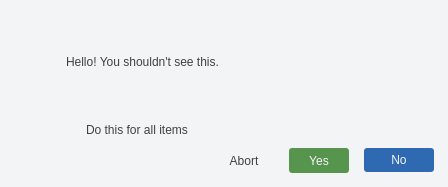
<?xml version="1.0" encoding="UTF-8"?>
<ui version="4.0">
 <class>Dialog</class>
 <widget class="QDialog" name="Dialog">
  <property name="geometry">
   <rect>
    <x>0</x>
    <y>0</y>
    <width>448</width>
    <height>187</height>
   </rect>
  </property>
  <property name="sizePolicy">
   <sizepolicy hsizetype="Preferred" vsizetype="Preferred">
    <horstretch>0</horstretch>
    <verstretch>0</verstretch>
   </sizepolicy>
  </property>
  <property name="minimumSize">
   <size>
    <width>400</width>
    <height>130</height>
   </size>
  </property>
  <property name="maximumSize">
   <size>
    <width>500</width>
    <height>500</height>
   </size>
  </property>
  <property name="windowTitle">
   <string>Dialog</string>
  </property>
  <property name="styleSheet">
   <string notr="true">* {
	background: transparent;
	border: none;
	color: #414141;
}

QPushButton:hover{
	background: #DBEAFE;
}

QFrame#container{
	background: #F3F4F6;
}</string>
  </property>
  <layout class="QVBoxLayout" name="verticalLayout">
   <property name="spacing">
    <number>0</number>
   </property>
   <property name="sizeConstraint">
    <enum>QLayout::SizeConstraint::SetMinimumSize</enum>
   </property>
   <property name="leftMargin">
    <number>0</number>
   </property>
   <property name="topMargin">
    <number>0</number>
   </property>
   <property name="rightMargin">
    <number>0</number>
   </property>
   <property name="bottomMargin">
    <number>0</number>
   </property>
   <item>
    <widget class="QFrame" name="container">
     <property name="sizePolicy">
      <sizepolicy hsizetype="Preferred" vsizetype="Preferred">
       <horstretch>0</horstretch>
       <verstretch>0</verstretch>
      </sizepolicy>
     </property>
     <property name="frameShape">
      <enum>QFrame::Shape::StyledPanel</enum>
     </property>
     <property name="frameShadow">
      <enum>QFrame::Shadow::Raised</enum>
     </property>
     <layout class="QHBoxLayout" name="horizontalLayout">
      <property name="sizeConstraint">
       <enum>QLayout::SizeConstraint::SetMinimumSize</enum>
      </property>
      <property name="leftMargin">
       <number>0</number>
      </property>
      <item>
       <widget class="QFrame" name="frame_2">
        <property name="sizePolicy">
         <sizepolicy hsizetype="Expanding" vsizetype="Preferred">
          <horstretch>0</horstretch>
          <verstretch>0</verstretch>
         </sizepolicy>
        </property>
        <property name="minimumSize">
         <size>
          <width>60</width>
          <height>0</height>
         </size>
        </property>
        <property name="maximumSize">
         <size>
          <width>60</width>
          <height>16777215</height>
         </size>
        </property>
        <property name="frameShape">
         <enum>QFrame::Shape::StyledPanel</enum>
        </property>
        <property name="frameShadow">
         <enum>QFrame::Shadow::Raised</enum>
        </property>
        <widget class="QLabel" name="icon">
         <property name="geometry">
          <rect>
           <x>10</x>
           <y>30</y>
           <width>40</width>
           <height>40</height>
          </rect>
         </property>
         <property name="text">
          <string/>
         </property>
         <property name="pixmap">
          <pixmap resource="../assets/icons.qrc">:/icons/icons/warning.svg</pixmap>
         </property>
         <property name="scaledContents">
          <bool>true</bool>
         </property>
        </widget>
       </widget>
      </item>
      <item>
       <widget class="QFrame" name="frame_3">
        <property name="sizePolicy">
         <sizepolicy hsizetype="Expanding" vsizetype="Preferred">
          <horstretch>0</horstretch>
          <verstretch>0</verstretch>
         </sizepolicy>
        </property>
        <property name="frameShape">
         <enum>QFrame::Shape::StyledPanel</enum>
        </property>
        <property name="frameShadow">
         <enum>QFrame::Shadow::Raised</enum>
        </property>
        <layout class="QVBoxLayout" name="verticalLayout_3">
         <property name="leftMargin">
          <number>0</number>
         </property>
         <property name="topMargin">
          <number>0</number>
         </property>
         <property name="rightMargin">
          <number>0</number>
         </property>
         <property name="bottomMargin">
          <number>0</number>
         </property>
         <item>
          <widget class="QScrollArea" name="scrollArea">
           <property name="widgetResizable">
            <bool>true</bool>
           </property>
           <widget class="QWidget" name="scrollAreaWidgetContents">
            <property name="geometry">
             <rect>
              <x>0</x>
              <y>0</y>
              <width>373</width>
              <height>106</height>
             </rect>
            </property>
            <property name="sizePolicy">
             <sizepolicy hsizetype="Expanding" vsizetype="Expanding">
              <horstretch>0</horstretch>
              <verstretch>0</verstretch>
             </sizepolicy>
            </property>
            <layout class="QVBoxLayout" name="verticalLayout_4">
             <property name="spacing">
              <number>0</number>
             </property>
             <property name="leftMargin">
              <number>0</number>
             </property>
             <property name="topMargin">
              <number>0</number>
             </property>
             <property name="rightMargin">
              <number>0</number>
             </property>
             <property name="bottomMargin">
              <number>0</number>
             </property>
             <item>
              <widget class="QLabel" name="text">
               <property name="sizePolicy">
                <sizepolicy hsizetype="Expanding" vsizetype="Preferred">
                 <horstretch>0</horstretch>
                 <verstretch>0</verstretch>
                </sizepolicy>
               </property>
               <property name="maximumSize">
                <size>
                 <width>16777215</width>
                 <height>16777215</height>
                </size>
               </property>
               <property name="text">
                <string>&lt;html&gt;&lt;head/&gt;&lt;body&gt;&lt;p&gt;Hello! You shouldn't see this.&lt;/p&gt;&lt;/body&gt;&lt;/html&gt;</string>
               </property>
               <property name="alignment">
                <set>Qt::AlignmentFlag::AlignLeading|Qt::AlignmentFlag::AlignLeft|Qt::AlignmentFlag::AlignVCenter</set>
               </property>
               <property name="wordWrap">
                <bool>true</bool>
               </property>
              </widget>
             </item>
            </layout>
           </widget>
          </widget>
         </item>
         <item>
          <widget class="QCheckBox" name="do_for_all">
           <property name="text">
            <string>Do this for all items</string>
           </property>
          </widget>
         </item>
         <item>
          <widget class="QFrame" name="frame_4">
           <property name="sizePolicy">
            <sizepolicy hsizetype="Expanding" vsizetype="Fixed">
             <horstretch>0</horstretch>
             <verstretch>0</verstretch>
            </sizepolicy>
           </property>
           <property name="minimumSize">
            <size>
             <width>0</width>
             <height>35</height>
            </size>
           </property>
           <property name="frameShape">
            <enum>QFrame::Shape::StyledPanel</enum>
           </property>
           <property name="frameShadow">
            <enum>QFrame::Shadow::Raised</enum>
           </property>
           <layout class="QHBoxLayout" name="horizontalLayout_2">
            <property name="spacing">
             <number>15</number>
            </property>
            <property name="leftMargin">
             <number>0</number>
            </property>
            <property name="topMargin">
             <number>0</number>
            </property>
            <property name="rightMargin">
             <number>5</number>
            </property>
            <property name="bottomMargin">
             <number>0</number>
            </property>
            <item>
             <spacer name="horizontalSpacer">
              <property name="orientation">
               <enum>Qt::Orientation::Horizontal</enum>
              </property>
              <property name="sizeHint" stdset="0">
               <size>
                <width>40</width>
                <height>20</height>
               </size>
              </property>
             </spacer>
            </item>
            <item>
             <widget class="QPushButton" name="abort_btn">
              <property name="minimumSize">
               <size>
                <width>60</width>
                <height>25</height>
               </size>
              </property>
              <property name="text">
               <string>Abort</string>
              </property>
             </widget>
            </item>
            <item>
             <widget class="QPushButton" name="yes_btn">
              <property name="minimumSize">
               <size>
                <width>60</width>
                <height>25</height>
               </size>
              </property>
              <property name="styleSheet">
               <string notr="true">padding: 5px;
background: #57954F;
color: #F3F4F6;
border-radius: 3px;</string>
              </property>
              <property name="text">
               <string>Yes</string>
              </property>
             </widget>
            </item>
            <item>
             <widget class="QPushButton" name="no_btn">
              <property name="minimumSize">
               <size>
                <width>70</width>
                <height>0</height>
               </size>
              </property>
              <property name="styleSheet">
               <string notr="true">padding: 5px;
background: #2F69B2;
color: #F3F4F6;
border-radius: 3px;</string>
              </property>
              <property name="text">
               <string>No</string>
              </property>
             </widget>
            </item>
           </layout>
          </widget>
         </item>
        </layout>
       </widget>
      </item>
     </layout>
    </widget>
   </item>
  </layout>
 </widget>
 <tabstops>
  <tabstop>yes_btn</tabstop>
  <tabstop>no_btn</tabstop>
  <tabstop>abort_btn</tabstop>
  <tabstop>scrollArea</tabstop>
 </tabstops>
 <resources>
  <include location="../assets/icons.qrc"/>
 </resources>
 <connections/>
</ui>
